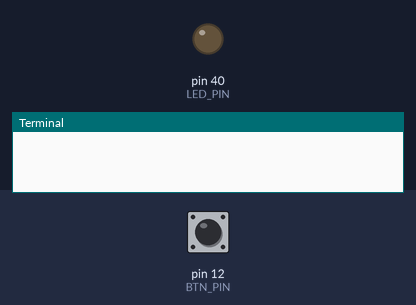
This program was run on a simulated Raspberry Pi (header pin numbers). On the bench: output pins drawn as LEDs (lit = HIGH), the last lines printed to the terminal. The test bench sets the inputs (shaded band); at power-on: pin 12 (BTN_PIN) HIGH.

Above: at 1.2 s.
1.3 s: pin 12 (BTN_PIN) pulled LOW for 0.15 s
At 2.1 s:
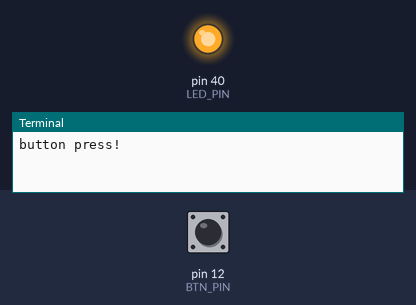
2.9 s: pin 12 (BTN_PIN) pulled LOW for 1 s
At 3.3 s:
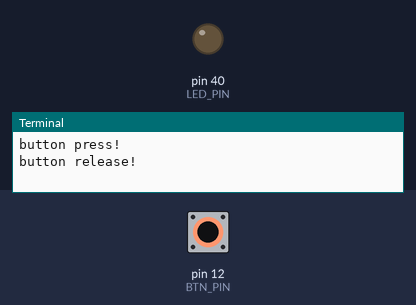
5.4 s: pin 12 (BTN_PIN) pulled LOW for 3.2 s
At 8.9 s:
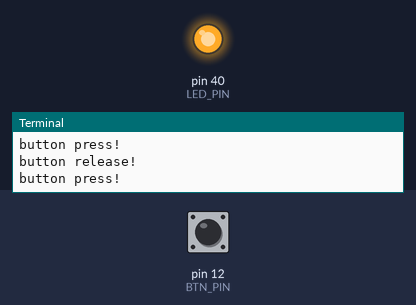
Timing chart, 0 to 10.4 s (numbered marks = the images above; inputs shaded):
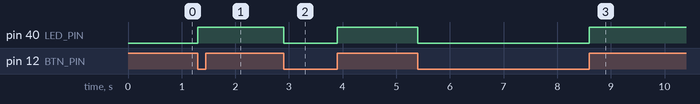

The program:

btn_LED.py
```python
import RPi.GPIO as GPIO
import time

GPIO.setmode(GPIO.BOARD)

WAIT = 400
BTN_PIN = 12
LED_PIN = 40

btn_on = 0

GPIO.setup(BTN_PIN, GPIO.IN, pull_up_down=GPIO.PUD_UP)
GPIO.setup(LED_PIN, GPIO.OUT)

def light_LED():
    global btn_on

    print('button press!')
    GPIO.output(LED_PIN, GPIO.HIGH)
    btn_on = 1

def dark_LED():
    global btn_on

    print('button release!')
    GPIO.output(LED_PIN, GPIO.LOW)
    btn_on = 0

def btn_handler(pin):
    global btn_on

    if not btn_on:
        light_LED()
    elif btn_on:
        dark_LED()


try:
    GPIO.add_event_detect(BTN_PIN,
                          GPIO.BOTH,
                          callback=btn_handler,
                          bouncetime=WAIT)

    while True:
        pass

except KeyboardInterrupt:
    print('exit')

finally:
    GPIO.cleanup()
```

Measured:
- after the input at 1.3 s, pin 40 (LED_PIN): LOW → HIGH at once
- after the input at 2.9 s, pin 40 (LED_PIN): HIGH → LOW at once, → HIGH 1.0 s later
- after the input at 5.4 s, pin 40 (LED_PIN): HIGH → LOW at once, → HIGH 3.2 s later
